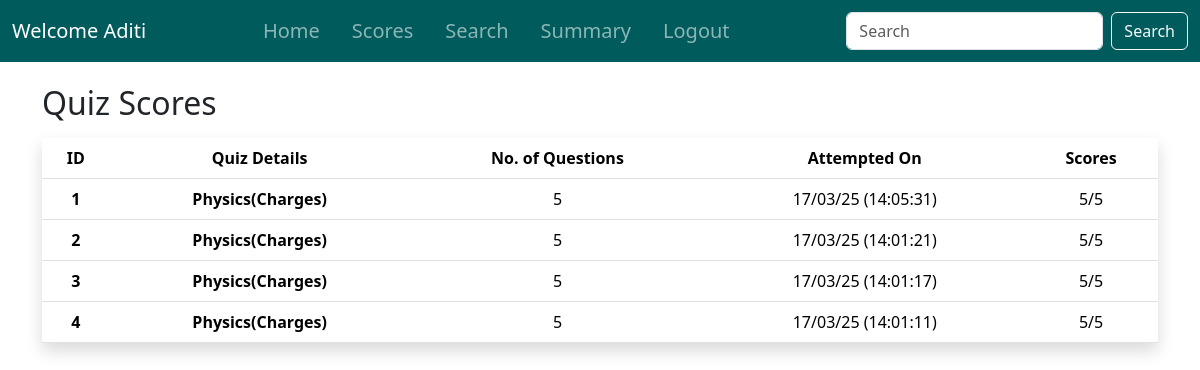
Before: /quiz_scores/1 (signed in) with the older database file.
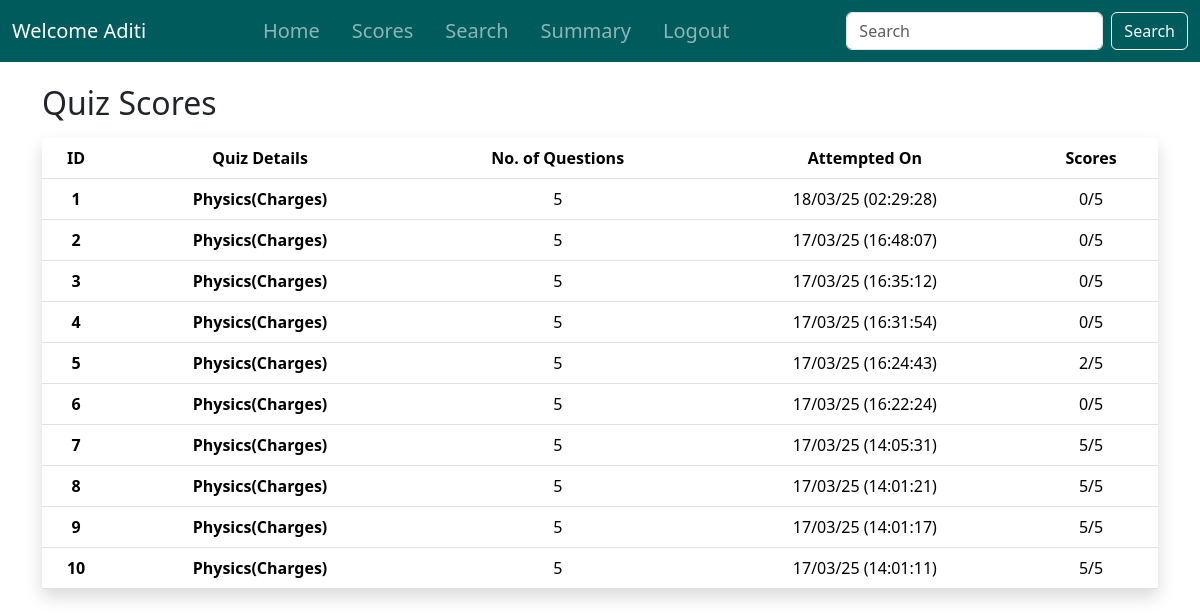
After: the same page with the newer database file.
### controllers/models.py (models this page shows, shortened)
class User(db.Model, UserMixin):
    __tablename__ = 'user'
    id = db.Column(db.Integer, primary_key=True)
    fullname = db.Column(db.String(200), nullable=False)
    email = db.Column(db.String(150), unique=True, nullable=False)
    username = db.Column(db.String(100), unique=True, nullable=False)
    dob = db.Column(db.Date, nullable=False)
    qualification = db.Column(db.String(200))
    document_path = db.Column(db.String(length=200), nullable=False)  # Path to uploaded document
    password = db.Column(db.String(60), nullable=False)

class Score(db.Model):
    id = db.Column(db.Integer, primary_key=True)
    quiz_id = db.Column(db.Integer, db.ForeignKey('quiz.id'), nullable=False)
    user_id = db.Column(db.Integer, db.ForeignKey('user.id'), nullable=False)
    time_stamp_of_attempt = db.Column(db.DateTime, default=func.now())
    total_scored = db.Column(db.Integer, nullable=False)
    user = db.relationship('User', backref='scores')
    @hybrid_property
    def formatted_timestamp(self):
        if self.time_stamp_of_attempt:
            return self.time_stamp_of_attempt.strftime("%d/%m/%y (%H:%M:%S)")
        return None

class Subject(db.Model):
    id = db.Column(db.Integer, primary_key=True)
    name = db.Column(db.String(200), unique=True, nullable=False)
    description = db.Column(db.Text)
    chapters = db.relationship('Chapter', backref='subject', cascade='all, delete-orphan')

class Chapter(db.Model):
    id = db.Column(db.Integer, primary_key=True)
    name = db.Column(db.String(200), nullable=False, unique=True)
    description = db.Column(db.Text, nullable=False)
    no_of_quizes = db.Column(db.Integer, nullable=False) # I don't know how to use this stuff.
    subject_id = db.Column(db.Integer, db.ForeignKey('subject.id'), nullable=False)
    quizzes = db.relationship('Quiz', backref='chapter', cascade='all, delete-orphan')

### controllers/routes.py (the view)
@app.route('/quiz_scores/<int:user_id>')
@login_required
def quiz_scores(user_id=None):
    scores = (
        Score.query
        .join(Quiz)  # Join to access Quiz fields
        .filter(Score.user_id == user_id)
        .order_by(Quiz.chapter_id, Score.time_stamp_of_attempt.desc())  # Order by chapter and timestamp
        .options(joinedload(Score.quiz))  # Eager load to reduce queries
        .all()
    )
    return render_template('quiz_scores.html', scores=scores)

### controllers/models.py (called while the page is built)
@login_manager.user_loader
def load_user(user_id):
    try:
        user_type, id = user_id.split('-')
        id = int(id)
        if user_type == 'admin':
            return Admin.query.get(id)
        else:
            return User.query.get(id)
    except (ValueError, AttributeError):
        print(f"ERROR: Invalid user_id: {user_id}")
        return None

    @hybrid_property
    def no_of_questions(self):
        return len(self.questions)

### controllers/templates/quiz_scores.html (shortened to what this page needs)
{% extends 'base.html' %}
{% block content %}
    <div class="container mt-4">
            <h2>Quiz Scores</h2>
            {% if scores %}
                <table class="table table-hover shadow mt-3">
                    <thead>
                        <tr>
                            <th scope="col" class="text-center">ID</th>
                            <th scope="col" class="text-center">Quiz Details</th>
                            <th scope="col" class="text-center">No. of Questions</th>
                            <th scope="col" class="text-center">Attempted On</th>
                            <th scope="col" class="text-center">Scores</th>
                        </tr>
                    </thead>
                    <tbody>
                        {% for score in scores %}
                            <tr>
                                <th scope="col" class="text-center">{{ loop.index }}</th>
                                <th scope="col" class="text-center">{{ score.quiz.subject.name }}({{ score.quiz.chapter.name }})</th>
                                <td class="text-center">{{score.quiz.no_of_questions}}</td>
                                <td class="text-center">{{score.formatted_timestamp}}</td>
                                <td class="text-center">{{score.total_scored}}/{{score.quiz.no_of_questions}}</td>
                            </tr>
                        {% endfor %}
                    </tbody>
                </table>
            {% else %}
                <div class="container"><h3 style="color: #808080;">You haven't participated in any quiz yet! Participate to have scores</h3></div>
            {% endif %}
    </div>
{% endblock%}

### controllers/templates/base.html (shortened to what this page needs)
<!doctype html>
<html lang="en">
<head>
    <link rel="stylesheet" href="https://cdnjs.cloudflare.com/ajax/libs/font-awesome/6.0.0-beta3/css/all.min.css">
    <link href="https://cdn.jsdelivr.net/npm/bootstrap@5.3.3/dist/css/bootstrap.min.css" rel="stylesheet"
>
    <link rel="stylesheet" href="../static/styles.css">
</head>
<body class="d-flex flex-column min-vh-100">
    <header>
        <nav class="navbar navbar-expand-lg navbar-dark fixed-top color custom-navbar">
            <div class="container-fluid">
                {% if current_user.is_authenticated %}
                <a class="navbar-brand me-auto" href="#">
                    Welcome {{ current_user.username if current_user.username else current_user.email.split('@')[0] }}
                </a>
                <div class="collapse navbar-collapse justify-content-center" id="navbarNavAltMarkup">
                    <div class="navbar-nav">
                        <a class="nav-link fs-5 px-3 py-2" aria-current="page" href="{{url_for('dashboard')}}">Home</a>
                        {% if current_user.__tablename__ == 'admin' %}
                            <a class="nav-link fs-5 px-3 py-2" href="{{url_for('quiz_management')}}">Quiz</a>
                        {% elif current_user.__tablename__ == 'user' %}
                            <a class="nav-link fs-5 px-3 py-2" href="{{ url_for('quiz_scores', user_id=current_user.id)}}">Scores</a>
                        {% endif %}
                        <a class="nav-link fs-5 px-3 py-2" href="{{url_for('search')}}">Search</a>
                        <a class="nav-link fs-5 px-3 py-2" href="#">Summary</a>
                        <a class="nav-link fs-5 px-3 py-2" href="{{url_for('logout')}}">Logout</a>
                    </div>
                </div>
                <form class="d-flex ms-auto">
                    <input class="form-control me-2" type="search" placeholder="Search" aria-label="Search">
                    <button class="btn btn-outline-light" type="submit">Search</button>
                </form>
                {% endif %}
            </div>
        </nav>
    </header>
    <main class="flex-grow-1">
        {% block content %}
        {% endblock %}
    </main>
</body>
</html>

### controllers/static/styles.css (style rules this page uses)
body { padding-top: 60px; }
.custom-navbar { background-color: #005B5C; }

Changed rows visible on the page:
added Score: quiz.subject.name "Physics", quiz.chapter.name "Charges", quiz.no_of_questions "5", formatted_timestamp "18/03/25 (02:29:28)", total_scored "0"
added Score: quiz.subject.name "Physics", quiz.chapter.name "Charges", quiz.no_of_questions "5", formatted_timestamp "17/03/25 (16:48:07)", total_scored "0"
added Score: quiz.subject.name "Physics", quiz.chapter.name "Charges", quiz.no_of_questions "5", formatted_timestamp "17/03/25 (16:35:12)", total_scored "0"
added Score: quiz.subject.name "Physics", quiz.chapter.name "Charges", quiz.no_of_questions "5", formatted_timestamp "17/03/25 (16:31:54)", total_scored "0"
added Score: quiz.subject.name "Physics", quiz.chapter.name "Charges", quiz.no_of_questions "5", formatted_timestamp "17/03/25 (16:24:43)", total_scored "2"
added Score: quiz.subject.name "Physics", quiz.chapter.name "Charges", quiz.no_of_questions "5", formatted_timestamp "17/03/25 (16:22:24)", total_scored "0"
